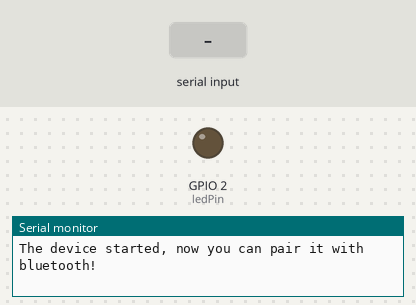
A sketch run on a simulated ESP32. Parts: output pins drawn as LEDs (lit = HIGH), the last lines printed to the serial monitor. Inputs (shaded band) come from the test bench. Nothing arrives over Bluetooth unless stated.

Above: at 1.2 s.
1.3 s: "led_on\n" received over the second serial link
At 2.1 s:
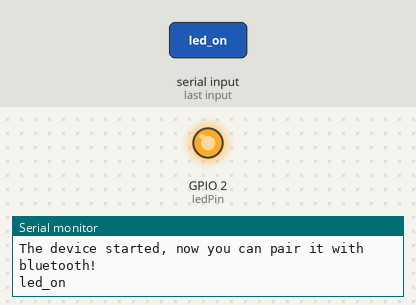
2.9 s: "led_off\n" received over the second serial link
At 3.8 s:
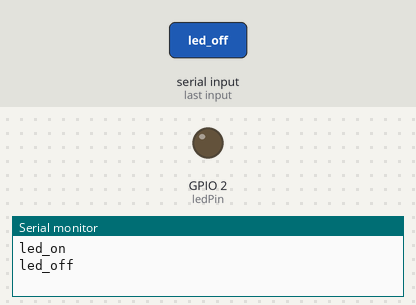
Timing chart, 0 to 5.9 s (numbered marks = the images above; inputs shaded):
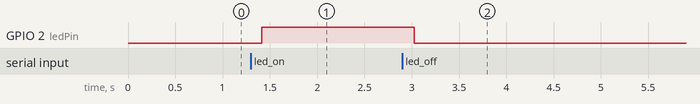

Measured:
- after the input at 1.3 s, GPIO 2 (ledPin): LOW → HIGH after 0.11 s
- after the input at 2.9 s, GPIO 2 (ledPin): HIGH → LOW after 0.12 s

The sketch:

BT5.ino
```cpp
/*********
  Rui Santos
  Complete project details at https://randomnerdtutorials.com
*********/

// Load libraries
#include "BluetoothSerial.h"


// Check if Bluetooth configs are enabled
#if !defined(CONFIG_BT_ENABLED) || !defined(CONFIG_BLUEDROID_ENABLED)
#error Bluetooth is not enabled! Please run `make menuconfig` to and enable it
#endif

// Bluetooth Serial object
BluetoothSerial SerialBT;

// GPIO where LED is connected to
const int ledPin =  2;


// Handle received and sent messages
String message = "";
char incomingChar;
String temperatureString = "";

// Timer: auxiliar variables
unsigned long previousMillis = 0;    // Stores last time temperature was published
const long interval = 10000;         // interval at which to publish sensor readings

void setup() {
  pinMode(ledPin, OUTPUT);
  Serial.begin(115200);
  // Bluetooth device name
  SerialBT.begin("ESP32");
  Serial.println("The device started, now you can pair it with bluetooth!");
}

void loop() {
  unsigned long currentMillis = millis();

  // Read received messages (LED control command)
  if (SerialBT.available()){
    char incomingChar = SerialBT.read();
    if (incomingChar != '\n'){
      message += String(incomingChar);
    }
    else{
      message = "";
    }
    Serial.write(incomingChar);
  }
  // Check received message and control output accordingly
  if (message =="led_on"){
    digitalWrite(ledPin, HIGH);
  }
  else if (message =="led_off"){
    digitalWrite(ledPin, LOW);
  }
  delay(20);
}
```
